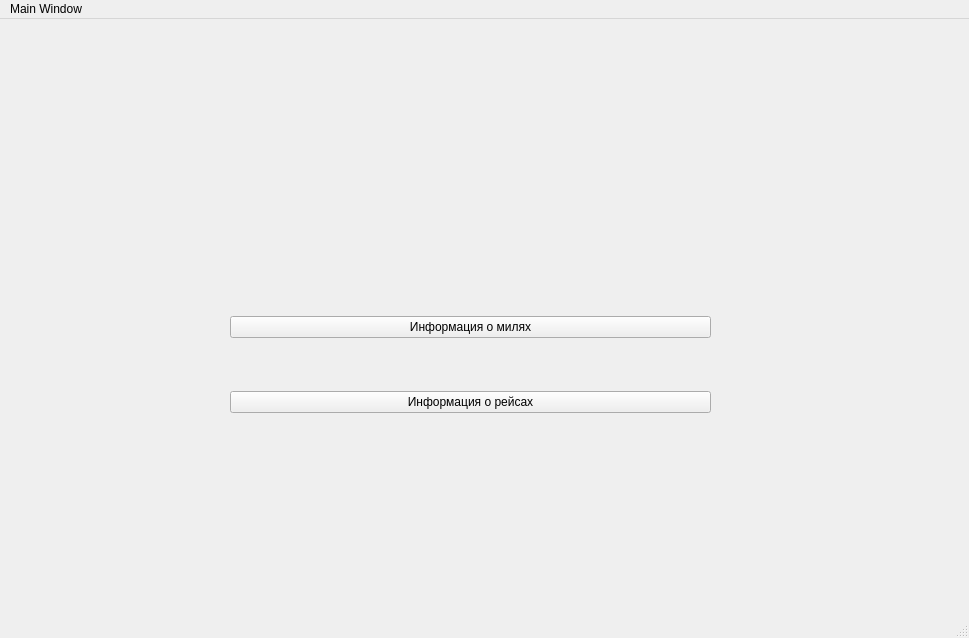
<?xml version="1.0" encoding="UTF-8"?>
<ui version="4.0">
 <class>MainWindow</class>
 <widget class="QMainWindow" name="MainWindow">
  <property name="enabled">
   <bool>true</bool>
  </property>
  <property name="geometry">
   <rect>
    <x>0</x>
    <y>0</y>
    <width>969</width>
    <height>638</height>
   </rect>
  </property>
  <property name="windowTitle">
   <string>MainWindow</string>
  </property>
  <property name="autoFillBackground">
   <bool>false</bool>
  </property>
  <property name="iconSize">
   <size>
    <width>24</width>
    <height>24</height>
   </size>
  </property>
  <widget class="QWidget" name="centralwidget">
   <widget class="QWidget" name="verticalLayoutWidget">
    <property name="geometry">
     <rect>
      <x>230</x>
      <y>250</y>
      <width>481</width>
      <height>191</height>
     </rect>
    </property>
    <layout class="QVBoxLayout" name="verticalLayout_2">
     <item>
      <widget class="QPushButton" name="pushButton_2">
       <property name="text">
        <string>Информация о милях</string>
       </property>
      </widget>
     </item>
     <item>
      <widget class="QPushButton" name="pushButton">
       <property name="text">
        <string>Информация о рейсах</string>
       </property>
      </widget>
     </item>
    </layout>
   </widget>
   <widget class="QLabel" name="label_2">
    <property name="geometry">
     <rect>
      <x>6</x>
      <y>-37</y>
      <width>961</width>
      <height>651</height>
     </rect>
    </property>
    <property name="text">
     <string/>
    </property>
   </widget>
   <zorder>label_2</zorder>
   <zorder>verticalLayoutWidget</zorder>
  </widget>
  <widget class="QMenuBar" name="menubar">
   <property name="geometry">
    <rect>
     <x>0</x>
     <y>0</y>
     <width>969</width>
     <height>21</height>
    </rect>
   </property>
   <widget class="QMenu" name="menuMain_Window">
    <property name="title">
     <string>Main Window</string>
    </property>
    <addaction name="separator"/>
   </widget>
   <addaction name="menuMain_Window"/>
  </widget>
  <widget class="QStatusBar" name="statusbar"/>
 </widget>
 <resources/>
 <connections/>
</ui>
